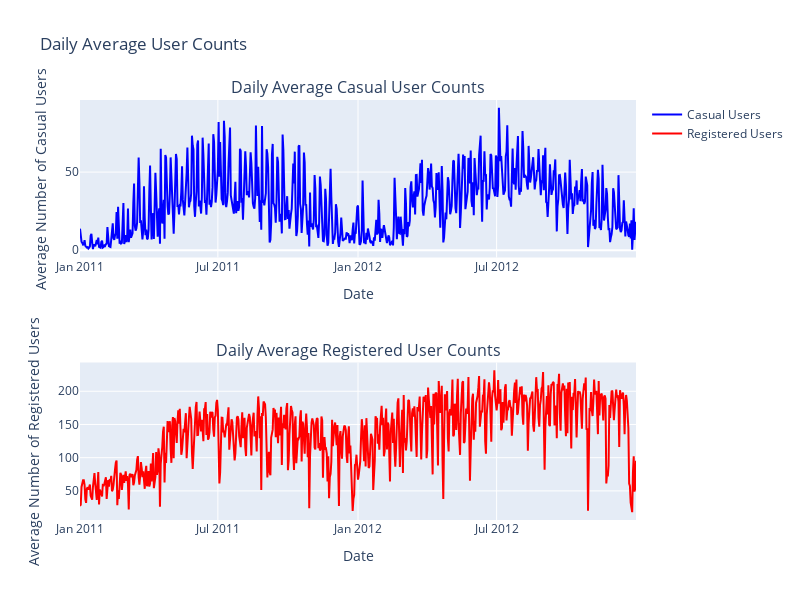

Write notebook code for a chart like this one.
### Code cell
eda.plot_casual_and_registered_users(df)

### Figure 1 — Plotly figure (JSON) as saved in the notebook; plotly's stock layout.template omitted (floating-point values rounded to 4 significant figures; data arrays with more than 128 entries replaced by an {"elided": "..."} marker saying what was removed)
{"data": [{"line": {"color": "blue"}, "mode": "lines", "name": "Casual Users", "type": "scatter", "x": {"elided": "730 str values"}, "xaxis": "x", "y": {"elided": "730 float values"}, "yaxis": "y"}, {"line": {"color": "red"}, "mode": "lines", "name": "Registered Users", "type": "scatter", "x": {"elided": "730 str values"}, "xaxis": "x2", "y": {"elided": "730 float values"}, "yaxis": "y2"}], "layout": {"annotations": [{"font": {"size": 16}, "showarrow": false, "text": "Daily Average Casual User Counts", "x": 0.5, "xanchor": "center", "xref": "paper", "y": 1, "yanchor": "bottom", "yref": "paper"}, {"font": {"size": 16}, "showarrow": false, "text": "Daily Average Registered User Counts", "x": 0.5, "xanchor": "center", "xref": "paper", "y": 0.375, "yanchor": "bottom", "yref": "paper"}], "height": 600, "showlegend": true, "title": {"text": "Daily Average User Counts"}, "width": 800, "xaxis": {"anchor": "y", "domain": [0, 1], "title": {"text": "Date"}}, "xaxis2": {"anchor": "y2", "domain": [0, 1], "title": {"text": "Date"}}, "yaxis": {"anchor": "x", "domain": [0.625, 1], "title": {"text": "Average Number of Casual Users"}}, "yaxis2": {"anchor": "x2", "domain": [0, 0.375], "title": {"text": "Average Number of Registered Users"}}}}
